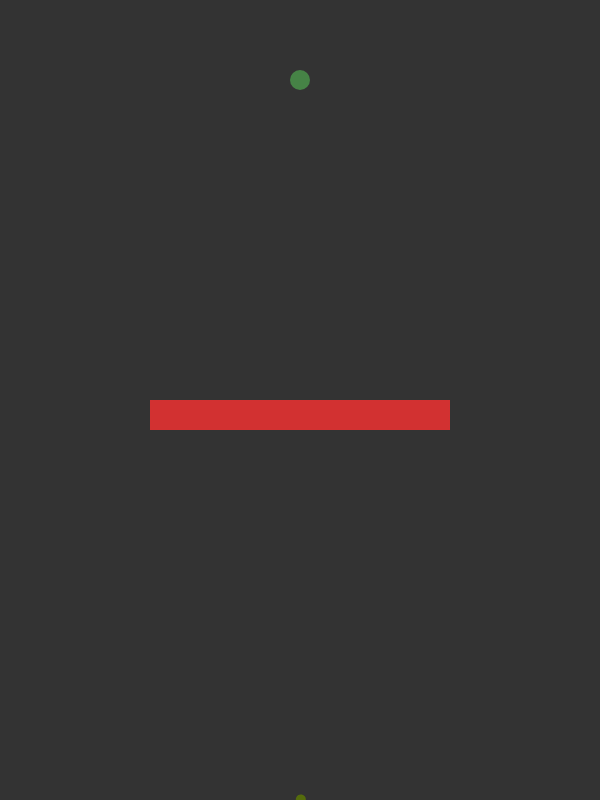
Frame 1 (no input)
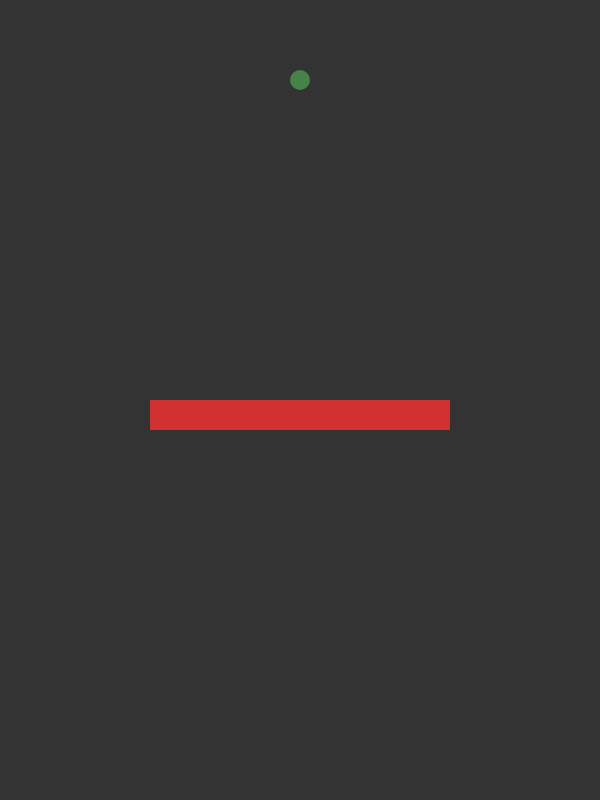
Frame 60 (no input)
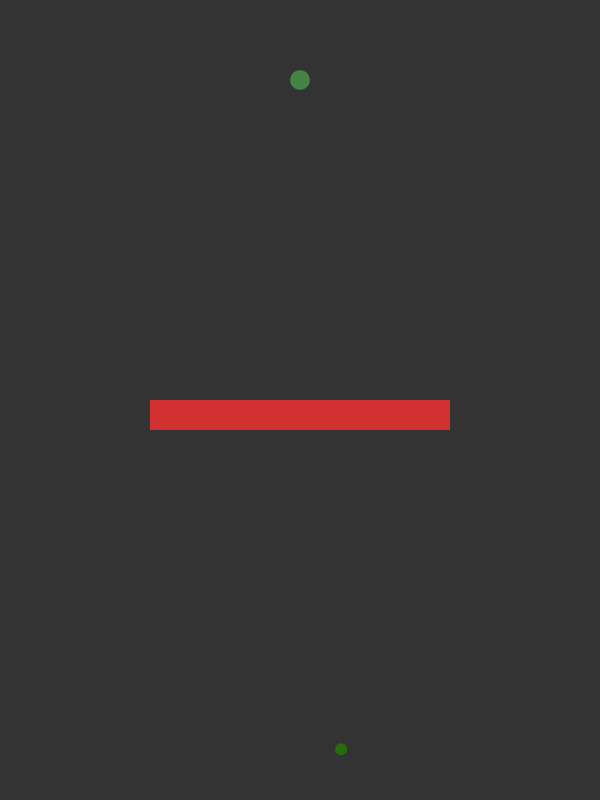
Frame 120 (the mouse pressed at the canvas centre since frame 60)

The p5.js sketch that drew these frames (run headless with seeded random() and noise() and a simulated clock; from frame 60 on, the mouse is pressed at the canvas centre):

// p5.js sketch
// ── sketch.js
var population;
var target;
var solids = [];
var finished = false;

function setup() {
    createCanvas(600, 800);
    population = new Population(1000, 100);
    target = new Target();
    solids.push(new Obstacle(0, height * 0.25, width * 0.75, 15));
    solids.push(new Obstacle(width * 0.25, height * 0.50, width * 0.75, 15));
    solids.push(new Obstacle(0, height * 0.75, width * 0.75, 15));
}

function draw() {
    background(51);
    target.show();
    for (let i = 0; i < solids.length; i++) {
        solids[i].show();
    }
    population.run();
}

// ── DNA.js
function DNA(moves, genes, color) {
    this.moveCount = moves;
    this.mutationRate = 0.10;
    this.bias = 0.50;
    if (typeof genes !== 'undefined') {
        this.genes = genes;
    } else {
        this.genes = [];
        for (let i = 0; i < this.moveCount; i++) {
            this.genes[i] = p5.Vector.random2D();
        }
    }
    if (typeof color !== 'undefined') {
        this.color = floor(color);
    } else {
        this.color = floor(random(360));
    }
    this.color = floor(random(360));

    this.move = function (count) {
        return this.genes[count];
    };

    this.clone = function () {
        return new DNA(this.moveCount, this.genes, this.color);
    };

    this.crossover = function (partner, moveCount) {
        let newGenes = [];
        let newColor = this.color;
        let midpoint = random(moveCount);
        for (let i = 0; i < this.genes.length; i++) {
            if (i <= midpoint) {
                newGenes[i] = this.genes[i];
            }
            if (i > midpoint) {
                newGenes[i] = partner.genes[i];
            }
            if (this.decide(this.mutationRate) === true) {
                newGenes[i] = p5.Vector.random2D();
            }
        }
        while (newGenes.length < moveCount) {
            newGenes.push(p5.Vector.random2D());
        }
        newGenes.length = moveCount;
        if (this.decide(this.bias) === false) {
            newColor = partner.color;
        }
        if (this.decide(this.mutationRate) === true) {
            newColor = floor(random(360));
        }
        return new DNA(this.moveCount, newGenes, newColor);
    };

    this.decide = function (chance) {
        let roll = random();
        return roll <= chance;
    };
}

// ── Dot.js
function Dot(fuel, dna) {
    this.pos = createVector(width / 2, height);
    this.vel = createVector();
    this.acc = createVector();
    this.fitness = 0;
    this.finished = false;
    this.fullTank = fuel;
    this.fuel = 0;
    this.dead = false;
    this.distance = Infinity;
    this.size = 10;

    if (typeof dna !== 'undefined') {
        this.DNA = dna;
    } else {
        this.DNA = new DNA(this.fullTank);
    }

    this.show = function () {
        if (this.dead === true) {
            return;
        }
        push();
        translate(this.pos.x, this.pos.y);
        rotate(this.vel.heading());
        noStroke();
        colorMode(HSB);
        fill(this.DNA.color, 200, 50, 0.75);
        ellipse(0, 0, this.size, this.size);
        pop();
    };

    this.update = function () {
        if (this.dead === true || this.finished === true) {
            return;
        }

        this.acc = this.DNA.move(this.fuel);
        this.vel.add(this.acc);
        this.vel.limit(5);
        this.pos.add(this.vel);
        for (let i = 0; i < solids.length; i++) {
            let obstacle = solids[i];
            if (obstacle.pos.x < this.pos.x && this.pos.x < obstacle.pos.x + obstacle.width && obstacle.pos.y < this.pos.y && this.pos.y < obstacle.pos.y + obstacle.height) {
                this.dead = true;
            }
        }
        if ((0 < this.pos.x && this.pos.x < width && 0 < this.pos.y && this.pos.y < height) === false) {
            this.dead = true;
        }
        if (this.calcDistance() <= 15) {
            this.finished = true;
        }
        this.fuel++;
    };

    this.calcDistance = function () {
        this.distance = this.pos.dist(target.pos);
        return this.distance <= 15 ? 0 : this.distance;
    };

    this.calcFitness = function () {
        this.fitness = 1 / (this.distance * this.distance);
        if (this.dead === true) {
            this.fitness /= 2;
        }
        if (this.finished === true) {
            let fuelSaved = this.fullTank - this.fuel;
            this.fitness *= fuelSaved * fuelSaved;
        }
        return this.fitness;
    };

    this.clone = function () {
        let newDNA = this.DNA.clone();
        return new Dot(this.fullTank, newDNA);
    };

    this.normalizeFitness = function (sumFit) {
        this.fitness = this.fitness / sumFit;
    };

    this.crossover = function(partner, moveCount) {
        let newDNA = this.DNA.crossover(partner.DNA, moveCount);
        return new Dot(moveCount, newDNA);
    };
}

// ── Obstacle.js
function Obstacle() {
    this.pos = createVector(width / 4, height / 2);
    this.width = width / 2;
    this.height = 30;

    this.show = function () {
        noStroke();
        fill(255, 50, 50, 100);
        rect(this.pos.x, this.pos.y, this.width, this.height);
    };
}

// ── Population.js
function Population(size, span) {
    this.popSize = size;
    this.lifeSpan = span;
    this.generation = 0;
    this.life = this.lifeSpan;
    this.dots = [];
    for (let i = 0; i < this.popSize; i++) {
        this.dots[i] = new Dot(this.life);
    }

    this.run = function () {
        let allDead = true;
        for (let i = 0; i < this.dots.length; i++) {
            let dot = this.dots[i];
            allDead = allDead && dot.dead;
            dot.update();
            // dot.show();
        }
        this.dots[0].show();
        this.life--;
        if (this.life <= 0 || allDead) {
            this.evaluate();
        }
    };

    this.fitnessEval = function () {
        let maxFit = 0;
        let sumFit = 0;
        let bestDot = null;
        for (let i = 0; i < this.dots.length; i++) {
            let dot = this.dots[i];
            let fitness = dot.calcFitness();
            sumFit += dot.fitness;
            if (fitness > maxFit) {
                maxFit = fitness;
                bestDot = dot;
            }
        }
        sumFit = sumFit - bestDot.fitness + (bestDot.fitness * 10);
        bestDot.fitness *= 10;
        for (let i = 0; i < this.dots.length; i++) {
            let dot = this.dots[i];
            dot.normalizeFitness(sumFit);
        }
        return bestDot;
    };

    this.evaluate = function () {
        let bestDot = this.fitnessEval();
        if (!finished && bestDot.finished) {
            finished = true;
            console.log('FINISHED! -->> ', this.generation);
        }
        this.generation++;
        console.log('gen ' + this.generation);
        if (!finished && this.generation % 10 === 0) {
            this.lifeSpan += 100;
        }
        this.lifeSpan = finished ? bestDot.fuel : this.lifeSpan;
        this.life = this.lifeSpan;
        let newDots = [];
        for (let j = 0; j < this.dots.length; j++) {
            let parentA = this.pickOneDot();
            let parentB = this.pickOneDot();
            newDots[j] = parentA.crossover(parentB, this.lifeSpan);
        }
        newDots[0] = bestDot.clone();
        newDots[0].size *= 1.2;
        this.dots = newDots;
    };

    this.pickOneDot = function () {
        let num = random();
        while (true) {
            let dot = random(this.dots);
            num -= dot.fitness;
            if (num <= 0) {
                return dot;
            }
        }
    };
}

// ── Rocket.js
function Rocket(fuel, dna) {
    this.pos = createVector(width / 2, height);
    this.vel = createVector();
    this.acc = createVector();
    this.fitness = 0;
    this.prob = 0;
    this.finished = false;
    this.fullTank = fuel;
    this.fuel = fuel;
    this.dead = false;
    this.distance = Number.MAX_SAFE_INTEGER;
    this.potential = 0;

    if (typeof dna !== 'undefined') {
        this.DNA = dna;
    } else {
        this.DNA = new DNA(this.fuel);
    }

    this.show = function() {
        push();
        translate(this.pos.x, this.pos.y);
        rotate(this.vel.heading());
        noStroke();
        colorMode(HSB);
        fill(this.DNA.color, 200, 50, 0.75);
        rectMode(CENTER);
        rect(0, 0, 50, 10);
        pop();
    }

    this.update = function() {
        if (this.dead === true || this.finished === true) {
            return;
        }
        this.applyForce(this.DNA.next());
        this.vel.add(this.acc);
        this.pos.add(this.vel);
        if (obstacle.pos.x < this.pos.x && this.pos.x < obstacle.pos.x + obstacle.width && obstacle.pos.y < this.pos.y && this.pos.y < obstacle.pos.y + obstacle.height) {
            this.dead = true;
        }
        if ((0 < this.pos.x && this.pos.x < width && 0 < this.pos.y && this.pos.y < height) === false) {
            this.dead = true;
        }
        if (this.calcDistance() <= 15) {
            this.finished = true;
        }
        this.fuel--;
    }

    this.applyForce = function(force) {
        this.acc = force;
    }

    this.calcDistance = function() {
        this.distance = this.pos.dist(target.pos);
        return this.distance <= 15 ? 0 : this.distance;
    }

    this.calcFitness = function(maxDist, maxFuel) {
        var normDist = this.distance / maxDist;
        normDist = 1 - normDist;
        this.fitness = normDist;

        if (this.finished === true) {
            var normFuel = this.fuel / maxFuel;
            this.fitness += normFuel * 10;
        }
        if (this.dead === true) {
            this.fitness /= 10;
        }
        return this.fitness;
    }

    this.normalizeFitness = function(maxFit) {
        this.fitness = this.fitness / maxFit;
    }

    this.setPotential = function(parentA, parentB) {
        this.potential = (parentA.fitness * parentA.DNA.bias) + parentB.fitness * (1 - parentA.DNA.bias);
    }
}

// ── Target.js
function Target() {
    this.pos = createVector(width / 2, height / 10);

    this.show = function() {
        noStroke();
        fill(100, 255, 100, 100);
        ellipse(this.pos.x, this.pos.y, 20, 20);
    };
}
